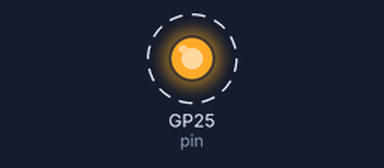
A program run on a simulated Raspberry Pi Pico running MicroPython. On the bench: output pins drawn as LEDs (lit = HIGH). Dashed ring = blinking. What the program prints to the serial console is not drawn.

Above: at 0.5 s.
Timing chart, 0 to 4.6 s (numbered marks = the images above):
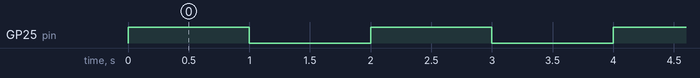

The program:

main.py
```python
import time

from machine import Pin

pin = Pin("LED", Pin.OUT)  # Pico基板上のLED(Pico:25, Pico W:"LED"で記載)

print("LED starts flashing...")
while True:
    try:
        pin.high()  # LEDを点灯(3.3Vを出力)
        time.sleep(1.0)
        pin.low()  # LEDを消灯(0Vを出力)
        time.sleep(1.0)
    except KeyboardInterrupt:
        break

pin.off()
print("Finished.")
```

Measured:
- by itself, GP25 (pin): alternates HIGH for 1.0 s and LOW for 1.0 s
